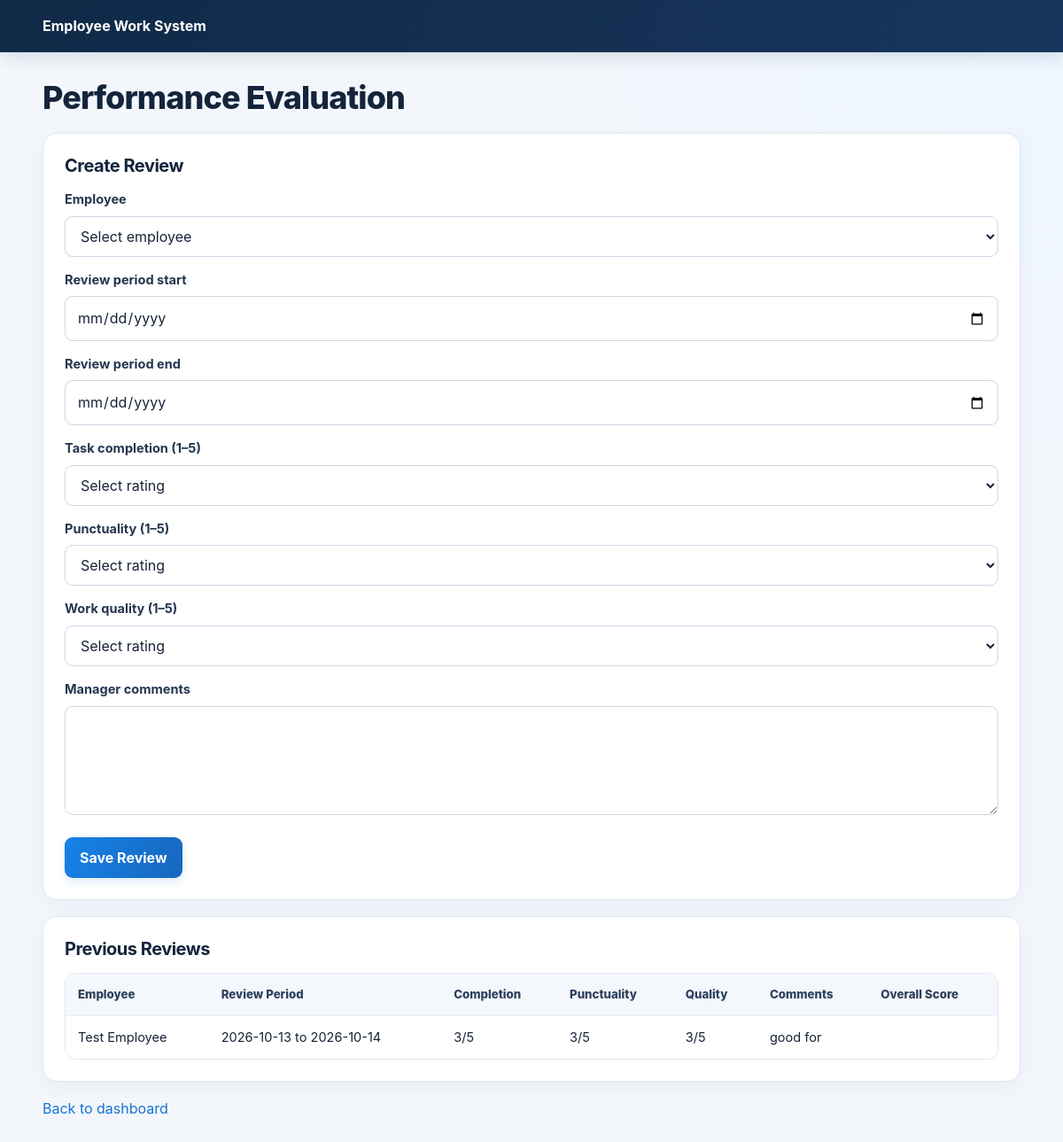
Screenshot of /manager/reviews.php (signed in) with the database file from the repository.
### tables this page shows
CREATE TABLE `performance_reviews` (
  `id` int(10) UNSIGNED NOT NULL,
  `employee_id` int(10) UNSIGNED NOT NULL,
  `manager_id` int(10) UNSIGNED NOT NULL,
  `review_period_start` date NOT NULL,
  `review_period_end` date NOT NULL,
  `completion_rating` tinyint(3) UNSIGNED NOT NULL,
  `punctuality_rating` tinyint(3) UNSIGNED NOT NULL,
  `work_quality_rating` tinyint(3) UNSIGNED NOT NULL,
  `comments` text DEFAULT NULL,
  `created_at` timestamp NOT NULL DEFAULT current_timestamp()
);

CREATE TABLE `users` (
  `id` int(10) UNSIGNED NOT NULL,
  `name` varchar(100) NOT NULL,
  `email` varchar(150) NOT NULL,
  `password` varchar(255) NOT NULL,
  `role` enum('manager','employee') NOT NULL DEFAULT 'employee',
  `created_at` timestamp NOT NULL DEFAULT current_timestamp()
);

### manager/reviews.php (the view, shortened to what this page needs)
<?php
require_once __DIR__ . '/../config/db.php';
$employees = $pdo->query(
    "SELECT id, name FROM users
     WHERE role = 'employee' ORDER BY name"
)->fetchAll();
$reviews = $pdo->query(
    'SELECT r.*, e.name AS employee_name, m.name AS manager_name
     FROM performance_reviews r
     JOIN users e ON e.id = r.employee_id
     JOIN users m ON m.id = r.manager_id
     ORDER BY r.created_at DESC'
)->fetchAll();
require_once __DIR__ . '/../includes/header.php';
?>
<h1>Performance Evaluation</h1>
<section class="panel">
    <h2>Create Review</h2>
    <?php if (!$employees): ?>
        <p>No employees found.</p>
    <?php else: ?>
    <form method="post">
        <label for="employee_id">Employee</label>
        <select id="employee_id" name="employee_id" required>
            <option value="">Select employee</option>
        </select>
        <label for="review_period_start">Review period start</label>
        <input type="date" id="review_period_start"
               name="review_period_start" required>
        <label for="review_period_end">Review period end</label>
        <input type="date" id="review_period_end"
               name="review_period_end" required>
        <label for="completion_rating">Task completion (1–5)</label>
        <select id="completion_rating" name="completion_rating" required>
            <option value="">Select rating</option>
        </select>
        <label for="punctuality_rating">Punctuality (1–5)</label>
        <select id="punctuality_rating" name="punctuality_rating" required>
            <option value="">Select rating</option>
        </select>
        <label for="work_quality_rating">Work quality (1–5)</label>
        <select id="work_quality_rating" name="work_quality_rating" required>
            <option value="">Select rating</option>
        </select>
        <label for="comments">Manager comments</label>
        <textarea id="comments" name="comments" rows="4"></textarea>
        <button type="submit">Save Review</button>
    </form>
    <?php endif; ?>
</section>
<section class="panel">
    <h2>Previous Reviews</h2>
    <?php if (!$reviews): ?>
        <p>No performance reviews yet.</p>
    <?php else: ?>
    <div class="table-wrap">
        <table>
            <thead>
                <tr>
                    <th>Employee</th>
                    <th>Review Period</th>
                    <th>Completion</th>
                    <th>Punctuality</th>
                    <th>Quality</th>
                    <th>Comments</th>
                    <th>Overall Score</th>
                </tr>
            </thead>
            <tbody>
            <?php foreach ($reviews as $review): ?>
                <tr>
                    <td><?= htmlspecialchars($review['employee_name']) ?></td>
                    <td>
                        <?= htmlspecialchars($review['review_period_start']) ?>
                        to
                        <?= htmlspecialchars($review['review_period_end']) ?>
                    </td>
                    <td><?= (int) $review['completion_rating'] ?>/5</td>
                    <td><?= (int) $review['punctuality_rating'] ?>/5</td>
                    <td><?= (int) $review['work_quality_rating'] ?>/5</td>
                    <td><?= nl2br(htmlspecialchars($review['comments'] ?? '')) ?></td>
                </tr>
            <?php endforeach; ?>
            </tbody>
        </table>
    </div>
    <?php endif; ?>
</section>
<p><a href="dashboard.php">Back to dashboard</a></p>
</main>
</body>
</html>

### assets/style.css (style rules this page uses)
:root { font-family:Inter,system-ui,-apple-system,"Segoe UI",Arial,sans-serif;color:#172338;background:#f3f7fc;--navy:#17365d;--blue:#1674d1;--border:#dfe7f1;--muted:#64748b }
* { box-sizing:border-box }
body { margin:0;min-height:100vh;line-height:1.55;background:radial-gradient(circle at top right,#edf5ff 0,#f3f7fc 38rem) }
a { color:#1674d1;text-decoration:none }
h1,h2,h3 { color:#14243b;letter-spacing:-.025em;line-height:1.2 }
h1 { margin:0 0 10px;font-size:clamp(1.7rem,3vw,2.35rem);font-weight:800 }
h2 { margin:0 0 15px;font-size:1.25rem;font-weight:750 }
.panel { background:#fff;border:1px solid var(--border);border-radius:16px;padding:24px;margin:18px 0;box-shadow:0 7px 24px rgba(25,55,90,.045) }
label { display:block;margin:15px 0 7px;font-size:.91rem;font-weight:700;color:#253650 }
input,textarea,select { width:100%;padding:11px 13px;border:1px solid #cbd7e6;border-radius:9px;background:#fff;color:#172338;font:inherit;transition:border-color .15s,box-shadow .15s }
textarea { resize:vertical;min-height:90px }
button { display:inline-flex;align-items:center;justify-content:center;gap:8px;margin-top:18px;padding:11px 17px;border:0;border-radius:9px;background:linear-gradient(110deg,#1682e8,#1767bd);color:#fff;font:inherit;font-weight:750;cursor:pointer;box-shadow:0 4px 10px rgba(22,116,209,.16) }
.table-wrap { width:100%;overflow-x:auto;border:1px solid var(--border);border-radius:12px }
table { width:100%;border-collapse:collapse;background:#fff }
th,td { text-align:left;vertical-align:top;padding:13px 14px;border-bottom:1px solid #e7edf5 }
th { background:#f4f8fd;color:#2d405c;font-size:.83rem;font-weight:800;white-space:nowrap }
td { font-size:.91rem }
tbody tr:last-child td { border-bottom:0 }

### rows the page displays
performance_reviews: employee.name "Test Employee", review_period_start "2026-10-13", review_period_end "2026-10-14", completion_rating "3", punctuality_rating "3", work_quality_rating "3", comments "good for"
